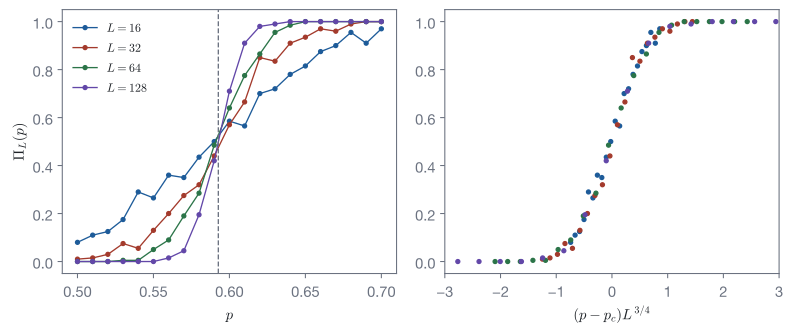

Reproduce this figure in Python.
"""Spanning probability of site percolation for several sizes and its finite-size scaling collapse (Charbonneau Sec. 4.6)."""
import os
import sys

sys.path.insert(0, os.path.join(os.path.dirname(os.path.abspath(__file__)), "..", "..", "..", "_filters"))
from figstyle import *  # noqa: E402,F403

import numpy as np  # noqa: E402
from skcomplex.core.analysis import clusters  # noqa: E402

rng = np.random.default_rng(3)
ps = np.linspace(0.5, 0.7, 21)
fig, (left, right) = plt.subplots(1, 2, figsize=(8.4, 3.6))
for L, colour in zip((16, 32, 64, 128), SERIES):
    curve = np.array([clusters(rng.random((200, L, L)) < p, kind="spanning").probability for p in ps])
    left.plot(ps, curve, "o-", ms=3, lw=1, color=colour, label=rf"$L = {L}$")
    right.plot((ps - 0.5927) * L**0.75, curve, "o", ms=3, color=colour, label=rf"$L = {L}$")
left.axvline(0.5927, color=MUTED, ls="--", lw=1)
left.set_xlabel(r"$p$")
left.set_ylabel(r"$\Pi_L(p)$")
right.set_xlabel(r"$(p - p_c)L^{3/4}$")
right.set_xlim(-3, 3)
left.legend(frameon=False, fontsize=9)
fig.tight_layout()
save_figure(fig, "percolation_fss")
